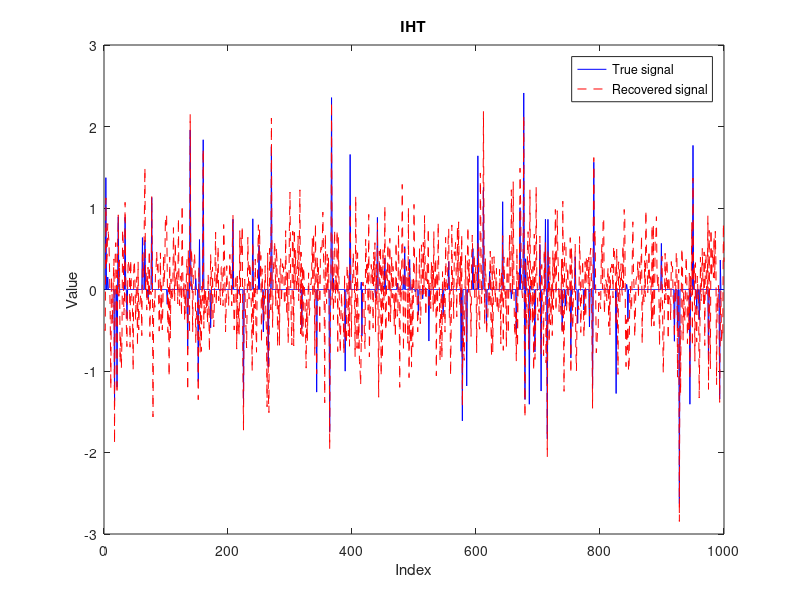

This chart was generated by the following MATLAB code: (Note: this script raises an error after producing the figure.)
% shakya_jayakody_hw4

clc
clear all

% Generate sparse signal x
n = 1000; % signal length
s = 100; % sparsity
sigma = 1; % standard deviation of non-zero coefficients
x = zeros(n, 1);
nz_idx = randperm(n, s); % indices of non-zero coefficients
x(nz_idx) = sigma * randn(s, 1); % non-zero coefficients from Gaussian distribution

% Add noise to signal
noise_sigma = 0.5; % standard deviation of noise
noise = noise_sigma * randn(size(x));
y = x + noise;

% Set parameters for IST
lambda = 0.1; % regularization parameter
max_iter = 100; % maximum number of iterations

% Define soft thresholding function
soft_thresh = @(x, T) sign(x) .* max(abs(x) - T, 0);

% Run IST algorithm
x_hat = y; % initial estimate
% plot x and xhat
figure;

plot(x, 'b'); hold on;
plot(x_hat, 'r--'); hold off;
xlabel('Index'); ylabel('Value');
legend('True signal', 'Recovered signal');
title('IHT')

for i = 1:max_iter
    x_hat_old = x_hat;
    x_hat = soft_thresh(x_hat + lambda * (y - x_hat), lambda);
    % Check for convergence
    if norm(x_hat - x_hat_old) < 1e-6
        break;
    end
end

% Compute metrics to evaluate the quality of the denoised signal
mse = immse(x_hat, x);
psnr = psnr(x_hat, x);
ssim_val = ssim(x_hat, x);
sqs = round(10*log10(ssim_val^2)); % subjective quality scale
fprintf('MSE = %f\n', mse);
fprintf('PSNR = %f dB\n', psnr);
fprintf('SSIM = %f\n', ssim_val);
fprintf('SQS = %d\n', sqs);

